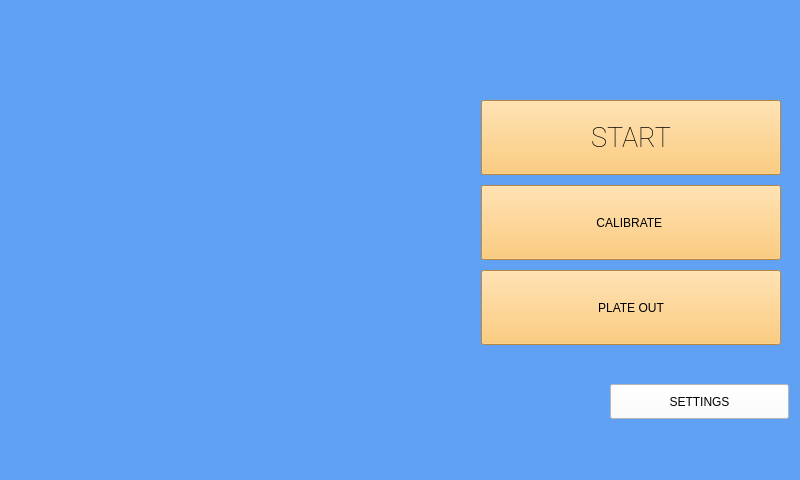
<?xml version="1.0" encoding="UTF-8"?>
<ui version="4.0">
 <class>Form</class>
 <widget class="QWidget" name="Form">
  <property name="geometry">
   <rect>
    <x>0</x>
    <y>0</y>
    <width>800</width>
    <height>480</height>
   </rect>
  </property>
  <property name="sizePolicy">
   <sizepolicy hsizetype="Preferred" vsizetype="Maximum">
    <horstretch>0</horstretch>
    <verstretch>0</verstretch>
   </sizepolicy>
  </property>
  <property name="maximumSize">
   <size>
    <width>800</width>
    <height>480</height>
   </size>
  </property>
  <property name="windowTitle">
   <string>Form</string>
  </property>
  <property name="styleSheet">
   <string notr="true">background-color: rgb(97, 161, 243);</string>
  </property>
  <widget class="QWidget" name="layoutWidget">
   <property name="geometry">
    <rect>
     <x>10</x>
     <y>10</y>
     <width>781</width>
     <height>421</height>
    </rect>
   </property>
   <layout class="QVBoxLayout" name="verticalLayout_6">
    <item>
     <layout class="QHBoxLayout" name="logoButtons_horLayout">
      <item>
       <spacer name="horizontalSpacer_4">
        <property name="orientation">
         <enum>Qt::Horizontal</enum>
        </property>
        <property name="sizeHint" stdset="0">
         <size>
          <width>40</width>
          <height>20</height>
         </size>
        </property>
       </spacer>
      </item>
      <item>
       <layout class="QVBoxLayout" name="logo_verLayout">
        <property name="spacing">
         <number>6</number>
        </property>
        <item>
         <widget class="QLabel" name="logo_label">
          <property name="maximumSize">
           <size>
            <width>400</width>
            <height>180</height>
           </size>
          </property>
          <property name="text">
           <string/>
          </property>
          <property name="pixmap">
           <pixmap>../Python Files/Images/final_logo.png</pixmap>
          </property>
          <property name="scaledContents">
           <bool>true</bool>
          </property>
          <property name="alignment">
           <set>Qt::AlignCenter</set>
          </property>
         </widget>
        </item>
       </layout>
      </item>
      <item>
       <spacer name="horizontalSpacer_2">
        <property name="orientation">
         <enum>Qt::Horizontal</enum>
        </property>
        <property name="sizeType">
         <enum>QSizePolicy::Maximum</enum>
        </property>
        <property name="sizeHint" stdset="0">
         <size>
          <width>60</width>
          <height>20</height>
         </size>
        </property>
       </spacer>
      </item>
      <item>
       <layout class="QVBoxLayout" name="button_verticalLayout">
        <property name="spacing">
         <number>10</number>
        </property>
        <property name="sizeConstraint">
         <enum>QLayout::SetMaximumSize</enum>
        </property>
        <property name="rightMargin">
         <number>10</number>
        </property>
        <item>
         <spacer name="verticalSpacer_2">
          <property name="orientation">
           <enum>Qt::Vertical</enum>
          </property>
          <property name="sizeHint" stdset="0">
           <size>
            <width>20</width>
            <height>108</height>
           </size>
          </property>
         </spacer>
        </item>
        <item>
         <widget class="QPushButton" name="start_button">
          <property name="sizePolicy">
           <sizepolicy hsizetype="Maximum" vsizetype="Fixed">
            <horstretch>0</horstretch>
            <verstretch>0</verstretch>
           </sizepolicy>
          </property>
          <property name="minimumSize">
           <size>
            <width>300</width>
            <height>75</height>
           </size>
          </property>
          <property name="maximumSize">
           <size>
            <width>300</width>
            <height>75</height>
           </size>
          </property>
          <property name="font">
           <font>
            <family>Roboto</family>
            <pointsize>20</pointsize>
            <weight>9</weight>
            <italic>false</italic>
            <bold>false</bold>
           </font>
          </property>
          <property name="styleSheet">
           <string notr="true">background-color: rgb(255, 191, 88);
font: 75 20pt &quot;Roboto&quot;;</string>
          </property>
          <property name="text">
           <string>START</string>
          </property>
         </widget>
        </item>
        <item>
         <widget class="QPushButton" name="calibrate_button">
          <property name="sizePolicy">
           <sizepolicy hsizetype="Maximum" vsizetype="Fixed">
            <horstretch>0</horstretch>
            <verstretch>0</verstretch>
           </sizepolicy>
          </property>
          <property name="minimumSize">
           <size>
            <width>300</width>
            <height>75</height>
           </size>
          </property>
          <property name="maximumSize">
           <size>
            <width>300</width>
            <height>75</height>
           </size>
          </property>
          <property name="styleSheet">
           <string notr="true">background-color: rgb(255, 191, 88);
font: 75 20pt &quot;Roboto&quot;;</string>
          </property>
          <property name="text">
           <string>CALIBRATE </string>
          </property>
         </widget>
        </item>
        <item>
         <layout class="QHBoxLayout" name="horizontalLayout">
          <property name="spacing">
           <number>0</number>
          </property>
          <property name="sizeConstraint">
           <enum>QLayout::SetMinimumSize</enum>
          </property>
          <item>
           <widget class="QPushButton" name="plateOut_button">
            <property name="sizePolicy">
             <sizepolicy hsizetype="Maximum" vsizetype="Fixed">
              <horstretch>0</horstretch>
              <verstretch>0</verstretch>
             </sizepolicy>
            </property>
            <property name="minimumSize">
             <size>
              <width>300</width>
              <height>75</height>
             </size>
            </property>
            <property name="maximumSize">
             <size>
              <width>150</width>
              <height>75</height>
             </size>
            </property>
            <property name="styleSheet">
             <string notr="true">background-color: rgb(255, 191, 88);
font: 75 20pt &quot;Roboto&quot;;</string>
            </property>
            <property name="text">
             <string>PLATE OUT</string>
            </property>
           </widget>
          </item>
         </layout>
        </item>
       </layout>
      </item>
     </layout>
    </item>
    <item>
     <spacer name="verticalSpacer">
      <property name="orientation">
       <enum>Qt::Vertical</enum>
      </property>
      <property name="sizeHint" stdset="0">
       <size>
        <width>20</width>
        <height>40</height>
       </size>
      </property>
     </spacer>
    </item>
    <item>
     <layout class="QHBoxLayout" name="settings_horLayout">
      <item>
       <layout class="QVBoxLayout" name="verticalLayout_4">
        <item>
         <spacer name="horizontalSpacer">
          <property name="orientation">
           <enum>Qt::Horizontal</enum>
          </property>
          <property name="sizeType">
           <enum>QSizePolicy::Maximum</enum>
          </property>
          <property name="sizeHint" stdset="0">
           <size>
            <width>600</width>
            <height>35</height>
           </size>
          </property>
         </spacer>
        </item>
       </layout>
      </item>
      <item>
       <layout class="QVBoxLayout" name="settings_verLayout">
        <item>
         <widget class="QPushButton" name="settings_button">
          <property name="sizePolicy">
           <sizepolicy hsizetype="Maximum" vsizetype="Maximum">
            <horstretch>0</horstretch>
            <verstretch>0</verstretch>
           </sizepolicy>
          </property>
          <property name="maximumSize">
           <size>
            <width>200</width>
            <height>35</height>
           </size>
          </property>
          <property name="styleSheet">
           <string notr="true">background-color: rgb(255, 255, 255);
font: 75 14pt &quot;Roboto&quot;;</string>
          </property>
          <property name="text">
           <string>SETTINGS</string>
          </property>
          <property name="icon">
           <iconset>
            <normaloff>../Python Files/Images/gear_logo.svg</normaloff>../Python Files/Images/gear_logo.svg</iconset>
          </property>
          <property name="iconSize">
           <size>
            <width>25</width>
            <height>25</height>
           </size>
          </property>
         </widget>
        </item>
       </layout>
      </item>
      <item>
       <spacer name="horizontalSpacer_3">
        <property name="orientation">
         <enum>Qt::Horizontal</enum>
        </property>
        <property name="sizeType">
         <enum>QSizePolicy::Maximum</enum>
        </property>
        <property name="sizeHint" stdset="0">
         <size>
          <width>2</width>
          <height>58</height>
         </size>
        </property>
       </spacer>
      </item>
     </layout>
    </item>
   </layout>
  </widget>
 </widget>
 <resources/>
 <connections/>
</ui>
